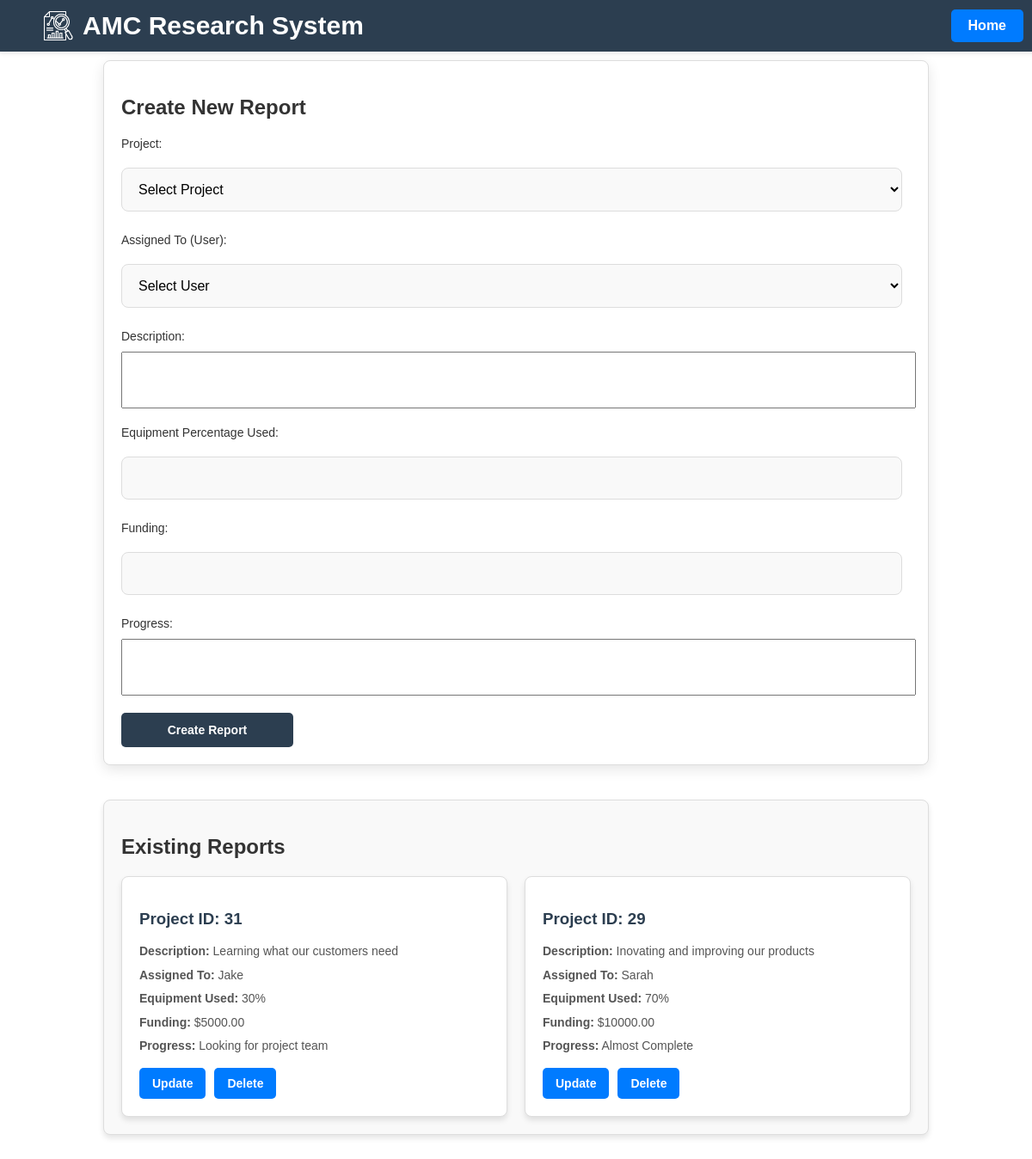
Page /CRUD4/admin_reports.php (signed in) on the committed database.
### tables this page shows
CREATE TABLE `reports` (
  `id` int(11) NOT NULL,
  `project_id` int(11) NOT NULL,
  `created_by` int(11) NOT NULL,
  `assigned_to` int(11) DEFAULT NULL,
  `description` text DEFAULT NULL,
  `equipment_percentage_used` int(11) NOT NULL,
  `funding` decimal(15,2) NOT NULL,
  `progress` text DEFAULT NULL,
  `created_at` datetime DEFAULT current_timestamp(),
  `updated_at` datetime DEFAULT current_timestamp() ON UPDATE current_timestamp()
);

CREATE TABLE `user` (
  `id` int(11) NOT NULL,
  `name` varchar(255) NOT NULL,
  `contact_information` varchar(25) NOT NULL,
  `area_of_expertise` varchar(255) NOT NULL,
  `age` int(11) NOT NULL,
  `email` varchar(255) NOT NULL,
  `password` varchar(255) NOT NULL,
  `role` enum('Admin','Researcher','Research Assistant') NOT NULL DEFAULT 'Researcher'
);

### CRUD4/admin_reports.php (the view, shortened to what this page needs)
<?php
require_once '../dbconnect.php';
$sql = "SELECT r.*, u.name AS assigned_user FROM reports r JOIN user u ON r.assigned_to = u.id";
$result = $conn->query($sql);
$reports = [];
if ($result->num_rows > 0) {
    while ($row = $result->fetch_assoc()) {
        $reports[] = $row;
    }
}
?>
<!DOCTYPE html>
<html lang="en">
<head>
    <link rel="stylesheet" type="text/css" href="/group/style/style.css">
</head>
<body>
    <div class="top-bar">
        <div class="logo-title-container">
            <img src="/group/images/research12.png" alt="Logo" class="logo">
            <span class="main-title">AMC Research System</span>
        </div>
        <a href="/group/admin_dashboard.php" class="home-btn">Home</a>
    </div>
    <div class="report-container">
        <div class="create-container">
            <h2>Create New Report</h2>
            <form action="admin_reports.php" method="POST">
                <label for="project">Project:</label>
                <select id="project" name="project" required>
                    <option value="">Select Project</option>
                </select>
                <label for="assigned_to">Assigned To (User):</label>
                <select id="assigned_to" name="assigned_to" required>
                    <option value="">Select User</option>
                </select>
                <label for="description">Description:</label>
                <textarea id="description" name="description" rows="4" required style="resize: none; display: block; width: 100%; max-width: 1170px; margin-bottom: 20px;"></textarea>
                <label for="equipment_percentage_used">Equipment Percentage Used:</label>
                <input type="number" id="equipment_percentage_used" name="equipment_percentage_used" required>
                <label for="funding">Funding:</label>
                <input type="number" id="funding" name="funding" step="0.01" required>
                <label for="progress">Progress:</label>
                <textarea id="progress" name="progress" rows="4" required style="resize: none; display: block; width: 100%; max-width: 1170px; margin-bottom: 20px;"></textarea>
                <button type="submit" name="create_report" style="display: block; margin-top: 20px; width: 100%; max-width: 200px;">Create Report</button>
            </form>
        </div>
        <div class="read-container">
            <h2>Existing Reports</h2>
            <div class="reports-grid">
                <?php foreach ($reports as $report): ?>
                    <div class="report-card">
                        <h3>Project ID: <?php echo htmlspecialchars($report['project_id']); ?></h3>
                        <p><strong>Description:</strong> <?php echo nl2br(htmlspecialchars($report['description'])); ?></p>
                        <p><strong>Assigned To:</strong> <?php echo htmlspecialchars($report['assigned_user']); ?></p>
                        <p><strong>Equipment Used:</strong> <?php echo htmlspecialchars($report['equipment_percentage_used']); ?>%</p>
                        <p><strong>Funding:</strong> $<?php echo htmlspecialchars($report['funding']); ?></p>
                        <p><strong>Progress:</strong> <?php echo nl2br(htmlspecialchars($report['progress'])); ?></p>
                        <div class="report-actions">
                            <a href="report_update.php?id=<?php echo $report['id']; ?>" class="link-button">Update</a>
                            <a href="report_delete.php?id=<?php echo $report['id']; ?>" class="link-button" onclick="return confirm('Are you sure you want to delete this report?')">Delete</a>
                        </div>
                    </div>
                <?php endforeach; ?>
            </div>
        </div>
</body>
</html>

### style/style.css (style rules this page uses)
body { margin: 0; padding: 0; padding-bottom: 30px; font-family: 'Poppins', sans-serif; background: white; color: #333; min-height: 100vh; box-sizing: border-box; padding-top: 70px; overflow-x: hidden; }
.top-bar { width: 100%; height: 60px; background: #2C3E50; display: flex; justify-content: space-between; align-items: center; padding: 0 20px; box-shadow: 0 2px 5px rgba(0, 0, 0, 0.1); position: fixed; top: 0; z-index: 10; }
.logo { width: 36px; height: auto; object-fit: contain; margin-left: 30px; }
.main-title { color: #FFFFFF; font-size: 30px; font-weight: bold; margin-left: 0px; text-align: left; }
.home-btn { background: #007bff; color: #FFFFFF; text-decoration: none; padding: 10px 20px; border-radius: 5px; font-size: 16px; font-weight: bold; transition: background 0.3s ease; margin-left: auto; margin-right: 30px; }
.logo-title-container { display: flex; align-items: center; gap: 10px; }
.create-container, .read-container { width: 80%; margin: 0 auto; padding: 20px; border: 1px solid #ddd; border-radius: 8px; box-shadow: 0 5px 15px rgba(0, 0, 0, 0.1); background: white; box-sizing: border-box; }
.create-container { margin-top: 0; margin-bottom: 40px; }
.read-container { margin-top: 20px; padding: 20px; background-color: #f9f9f9; border: 1px solid #ddd; border-radius: 8px; box-shadow: 0 4px 6px rgba(0, 0, 0, 0.1); }
.reports-grid { display: grid; grid-template-columns: repeat(auto-fit, minmax(300px, 1fr)); gap: 20px; }
.report-card { padding: 20px; background: #ffffff; border: 1px solid #ddd; border-radius: 8px; box-shadow: 0 4px 6px rgba(0, 0, 0, 0.1); transition: transform 0.3s ease, box-shadow 0.3s ease; }
.report-card h3 { margin-bottom: 15px; color: #2C3E50; }
.report-card p { margin: 5px 0; font-size: 14px; line-height: 1.6; color: #555; }
.report-card .report-actions { margin-top: 15px; display: flex; gap: 10px; }
.report-card a.link-button { text-decoration: none; background-color: #007bff; color: #ffffff; padding: 10px 15px; font-size: 14px; border-radius: 5px; transition: background-color 0.3s ease, transform 0.3s ease; }
.create-container input, .create-container select { width: calc(100% - 10px); max-width: 2000px; margin-top: 10px; margin-bottom: 15px; padding: 15px; border: 1px solid #ddd; border-radius: 8px; background-color: #f9f9f9; outline: none; font-size: 16px; box-sizing: border-box; transition: border-color 0.3s ease, box-shadow 0.3s ease; }
.create-container label { display: flex; align-items: center; gap: 10px; font-size: 14px; margin-bottom: 10px; margin-top: 10px; }
.create-container button { background-color: #2C3E50; color: white; border: none; padding: 12px 20px; font-size: 14px; font-weight: bold; cursor: pointer; transition: background-color 0.3s ease, transform 0.3s ease; width: 100%; max-width: 150px; border-radius: 5px; box-sizing: border-box; }
.link-button { background: none; border: none; color: #007bff; cursor: pointer; text-decoration: underline; font-size: 14px; font-weight: bold; padding: 0; }

### rows in the picture
reports: project "31", description "Learning what our customers need", assigned_to.name "Jake", equipment_percentage_used "30", funding "5000.00", progress "Looking for project team"
reports: project "29", description "Inovating and improving our products", assigned_to.name "Sarah", equipment_percentage_used "70", funding "10000.00", progress "Almost Complete"
